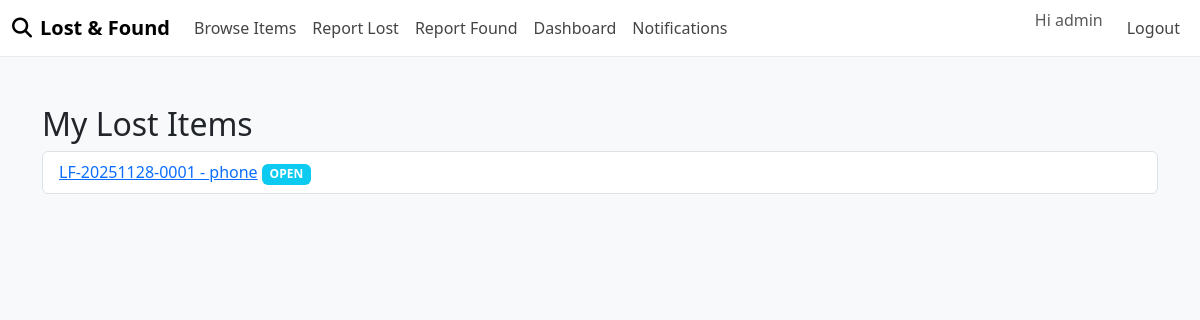
Before: /items/my/lost/ (signed in) with the older database file.
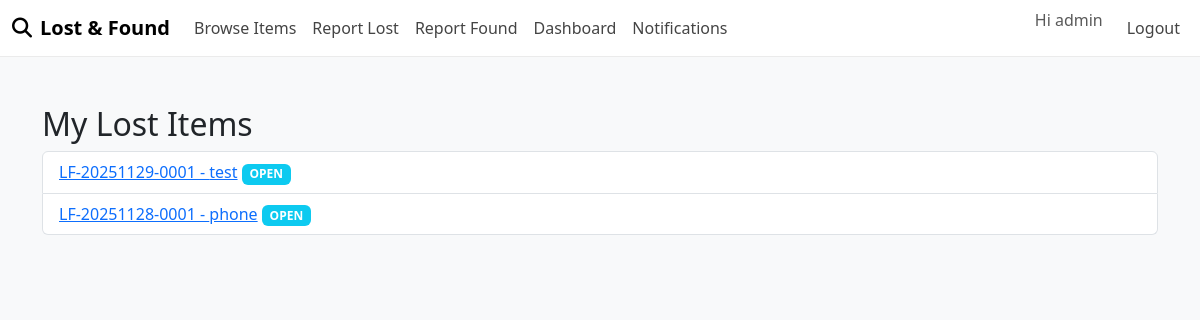
After: the same page with the newer database file.
### lostfound/models.py (models this page shows, shortened)
class Item(models.Model):
    STATUS_OPEN = 'OPEN'
    STATUS_MATCHED = 'MATCHED'
    STATUS_UNDER_VERIFICATION = 'UNDER_VERIFICATION'
    STATUS_RETURNED = 'RETURNED'
    STATUS_CLOSED = 'CLOSED'
    STATUS_REJECTED = 'REJECTED'
    STATUS_CHOICES = [
        (STATUS_OPEN, 'Open'),
        (STATUS_MATCHED, 'Matched'),
        (STATUS_UNDER_VERIFICATION, 'Under Verification'),
        (STATUS_RETURNED, 'Returned'),
        (STATUS_CLOSED, 'Closed'),
        (STATUS_REJECTED, 'Rejected'),
    ]
    TYPE_LOST = 'LOST'
    TYPE_FOUND = 'FOUND'
    TYPE_CHOICES = [
        (TYPE_LOST, 'Lost'),
        (TYPE_FOUND, 'Found'),
    ]
    item_code = models.CharField(max_length=30, unique=True, blank=True)
    title = models.CharField(max_length=200)
    category = models.ForeignKey(ItemCategory, on_delete=models.SET_NULL, null=True, related_name='items')
    item_type = models.CharField(max_length=10, choices=TYPE_CHOICES)
    color = models.CharField(max_length=50)
    brand = models.CharField(max_length=100, blank=True, null=True)
    description = models.TextField()
    location_lost = models.CharField(max_length=200, blank=True, null=True)
    location_found = models.CharField(max_length=200, blank=True, null=True)
    date_lost = models.DateField(blank=True, null=True)
    date_found = models.DateField(blank=True, null=True)
    photo = models.FileField(upload_to='items/', blank=True, null=True)
    status = models.CharField(max_length=25, choices=STATUS_CHOICES, default=STATUS_OPEN)
    reported_by = models.ForeignKey(User, on_delete=models.SET_NULL, null=True, related_name='reported_items')
    handled_by = models.ForeignKey(User, on_delete=models.SET_NULL, null=True, blank=True, related_name='handled_items')
    created_at = models.DateTimeField(auto_now_add=True)
    updated_at = models.DateTimeField(auto_now=True)

### lostfound/views.py (the view)
# urls.py: path('items/my/lost/', my_lost_items, name='my_lost_items'),
@login_required
def my_lost_items(request):
    items = Item.objects.filter(reported_by=request.user, item_type='LOST').order_by('-created_at')
    return render(request, 'lostfound/my_lost_items.html', {'items': items})

### templates/lostfound/my_lost_items.html
{% extends 'base.html' %}
{% block content %}
<h2>My Lost Items</h2>
<ul class="list-group">
{% for i in items %}
  <li class="list-group-item"><a href="/items/{{ i.item_code }}/">{{ i.item_code }} - {{ i.title }}</a> <span class="badge bg-info">{{ i.status }}</span></li>
{% empty %}<li class="list-group-item">None</li>{% endfor %}
</ul>
{% endblock %}

Changed rows visible on the page:
added Item: item_code "LF-20251129-0001", title "test", status "OPEN"
